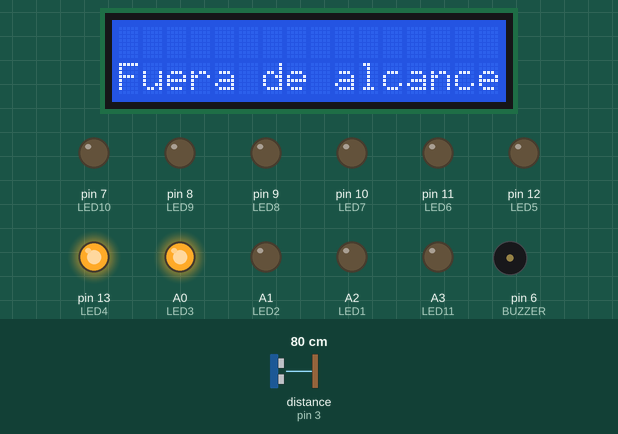
This sketch was run on a simulated Arduino Uno, built with avr-gcc and run on an emulated ATmega328P. On the bench: 16×2 character LCD, output pins drawn as LEDs (lit = HIGH), buzzer (waves = sounding). Wiring (inferred from the names in the program): ultrasonic range finder: trigger pin 2; echo pin 3. The inputs (shaded band) are chosen by the test bench; at power-on: distance to the obstacle (sensor on pin 3) 80 cm. The echo pulse lasts 58.3 µs per cm; pins used as bus, display or sensor lines are not drawn; what the sketch prints to the serial monitor is not drawn.

Above: at 1.2 s.
1.3 s: distance to the obstacle (sensor on pin 3) set to 50 cm
2.8 s: distance to the obstacle (sensor on pin 3) set to 41 cm
At 3.21 s:
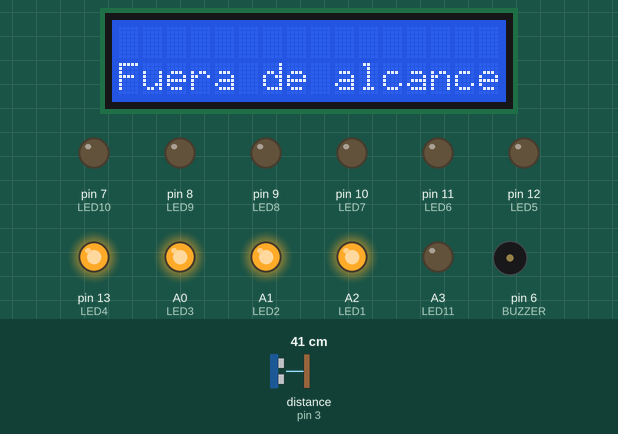
At 3.9 s:
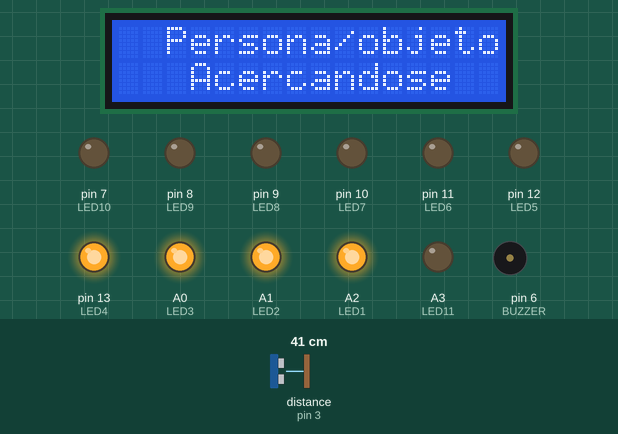
4.7 s: distance to the obstacle (sensor on pin 3) set to 33 cm
6.2 s: distance to the obstacle (sensor on pin 3) set to 27 cm
At 7.3 s:
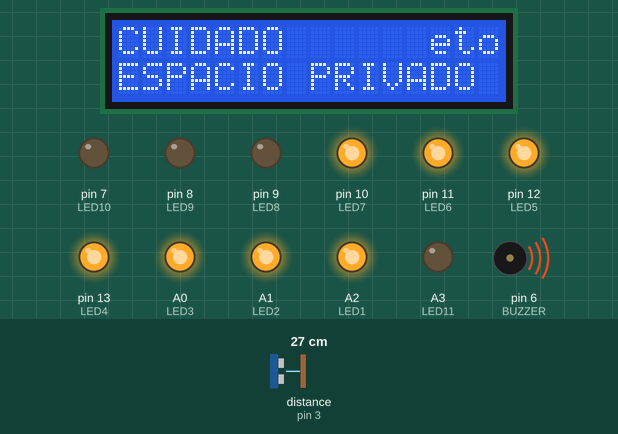
Timing chart, 0 to 9.0 s (numbered marks = the images above; inputs shaded):
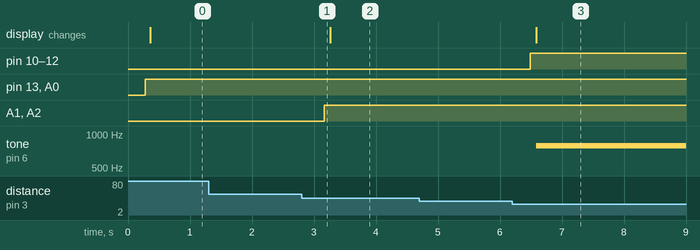

The sketch:

ALARMA_DE_DISTANCIA.ino
```cpp
/*
 * Fundacion Kinal
 * Centro educativo tecnico laboral Kinal
 * Perito en electonica
 * Quinto perito
 * EB5AM / EB5AV
 * Taller de electronica digital y reparacion de computadoras
 * Nombre: Luis Fernando Alvarado Ramirez
 * Fecha: 11/05/2023
 * Proyecto: ALARMA DE DISTANCIA
 */
int p;
int k;
#define BUZZER 6
#define LED1 A2
#define LED2 A1
#define LED3 A0
#define LED4 13
#define LED5 12
#define LED6 11
#define LED7 10
#define LED8 9
#define LED9 8
#define LED10 7
#define LED11 A3


#include <LiquidCrystal_I2C.h>
#include <Wire.h>
LiquidCrystal_I2C lcd(0x27,16,2);
void setup()
{
  lcd.init();
  lcd.backlight();
  Serial.begin(9600);
  pinMode(BUZZER,OUTPUT);
  pinMode(LED1,OUTPUT);
  pinMode(LED2,OUTPUT);
  pinMode(LED3,OUTPUT);
  pinMode(LED4,OUTPUT);
  pinMode(LED5,OUTPUT);
  pinMode(LED6,OUTPUT);
  pinMode(LED7,OUTPUT);
  pinMode(LED8,OUTPUT);
  pinMode(LED9,OUTPUT);
  pinMode(LED10,OUTPUT);
  pinMode(LED11,OUTPUT);
}
void loop()
{
  p=sensordistancia();
  k=sensordistancia();
 Serial.println(p);
 if(k>45)
 {
  digitalWrite(LED1,LOW);
  digitalWrite(LED2,LOW);
  digitalWrite(LED3,HIGH);
  digitalWrite(LED4,HIGH);
  digitalWrite(LED5,LOW);
  digitalWrite(LED6,LOW);
  digitalWrite(LED7,LOW);
  digitalWrite(LED8,LOW);
  digitalWrite(LED9,LOW);
  digitalWrite(LED10,LOW);
  delay(50);

 }
 if((k<45)&&(k>30))
 {
  digitalWrite(LED1,HIGH);
  digitalWrite(LED2,HIGH);
  digitalWrite(LED3,HIGH);
  digitalWrite(LED4,HIGH);
  digitalWrite(LED5,LOW);
  digitalWrite(LED6,LOW);
  digitalWrite(LED7,LOW);
  digitalWrite(LED8,LOW);
  digitalWrite(LED9,LOW);
  digitalWrite(LED10,LOW);
  delay(50);
 }
 if((k<30)&&(k>15))
 {
  digitalWrite(LED1,HIGH);
  digitalWrite(LED2,HIGH);
  digitalWrite(LED3,HIGH);
  digitalWrite(LED4,HIGH);
  digitalWrite(LED5,HIGH);
  digitalWrite(LED6,HIGH);
  digitalWrite(LED7,HIGH);
  digitalWrite(LED8,LOW);
  digitalWrite(LED9,LOW);
  digitalWrite(LED10,LOW);
  delay(50);
 }
 if((k<15)&&(k>5))
 {
  digitalWrite(LED1,HIGH);
  digitalWrite(LED2,HIGH);
  digitalWrite(LED3,HIGH);
  digitalWrite(LED4,HIGH);
  digitalWrite(LED5,HIGH);
  digitalWrite(LED6,HIGH);
  digitalWrite(LED7,HIGH);
  digitalWrite(LED8,HIGH);
  digitalWrite(LED9,HIGH);
  digitalWrite(LED10,LOW);
  digitalWrite(LED11,LOW);
  delay(50);
 }

 if(p>45)
 {
  lcd.setCursor(0,0);
  lcd.print("                ");
  lcd.setCursor(0,1);
  lcd.print("Fuera de alcance");
 }
 if((p<45)&&(p>30))
 {
  lcd.setCursor(0,0);
  lcd.print("  Persona/objeto        ");
  lcd.setCursor(0,1);
  lcd.print("   Acercandose           ");
 }
 if((p<30)&&(p>15))
 {
  lcd.setCursor(0,0);
  lcd.print("CUIDADO      ");
  lcd.setCursor(0,1);
  lcd.print("ESPACIO PRIVADO                       ");
  tone(BUZZER, 783.99, 5000);
  delay(5000);
 }
 if((p<15)&&(p>5))
 {
  lcd.setCursor(0,0);
  lcd.print(" INVADIENDO ");
  lcd.setCursor(0,1);
  lcd.print("ESPACIO PRIVADO   ");
  tone(BUZZER, 1046.50, 10000);
  delay(10000);
 }
}
int sensordistancia()
{
  int TRIGGER = 2;
int ECHO = 3 ;
long sensor;
long Distancia;
  pinMode(TRIGGER, OUTPUT);
  pinMode(ECHO, INPUT);
  digitalWrite(TRIGGER, LOW);
  digitalWrite(TRIGGER, HIGH);
  delayMicroseconds(10);
  digitalWrite(TRIGGER, LOW);
  sensor=pulseIn(ECHO, HIGH);
  Distancia=sensor/59;
  delay(100);
  return Distancia;
  delay(200);
}
```

Measured:
- the behaviour switches between 46 and 45 cm on distance to the obstacle (sensor on pin 3) (found by bisection; images 0 and 1)
- the behaviour switches between 31 and 30 cm on distance to the obstacle (sensor on pin 3) (found by bisection; images 2 and 3)
- after the input at 1.3 s, every drawn part: stays the same
- after the input at 2.8 s, A1 (LED2), A2 (LED1): LOW → HIGH after 0.37 s
- after the input at 4.7 s, every drawn part: stays the same
- after the input at 6.2 s, pin 10 (LED7), pin 11 (LED6), pin 12 (LED5): LOW → HIGH after 0.29 s; tone on pin 6 (BUZZER): silent → 783 Hz after 0.39 s; the display: changes after 0.39 s (image 3)
